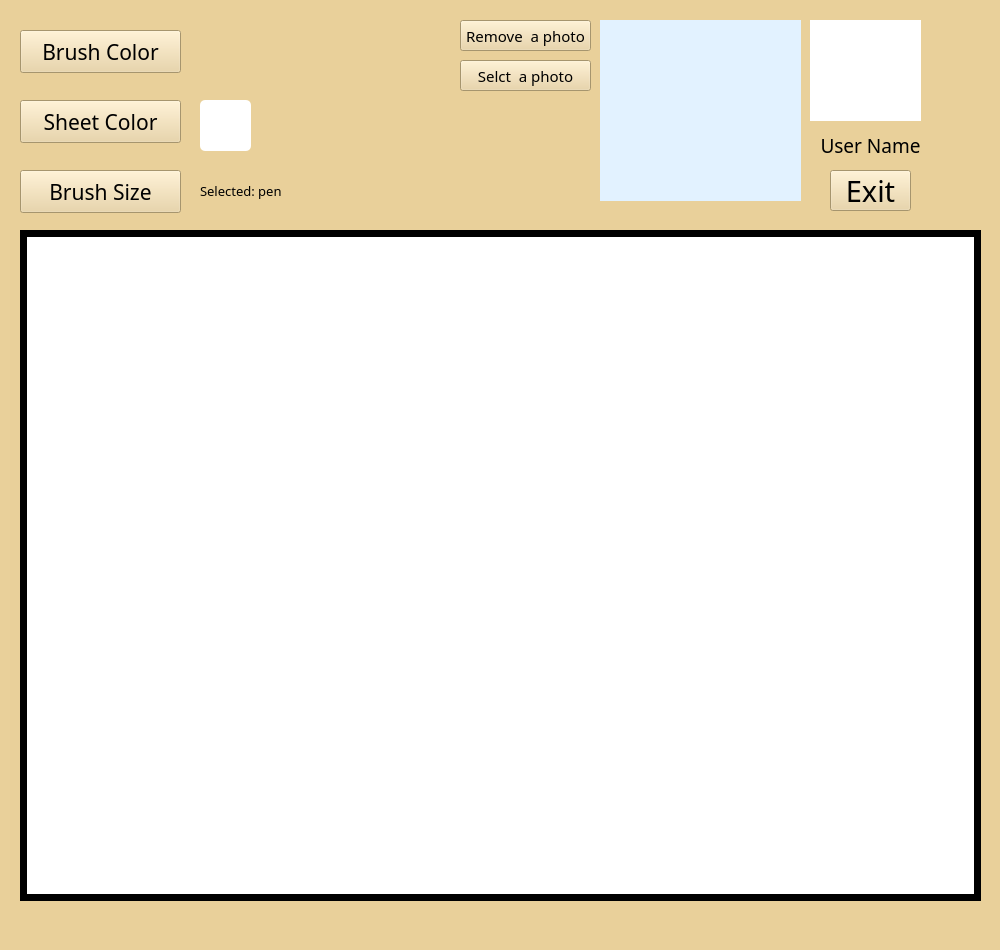
<?xml version="1.0" encoding="UTF-8"?>
<ui version="4.0">
 <class>MiniPicasso</class>
 <widget class="QMainWindow" name="MiniPicasso">
  <property name="geometry">
   <rect>
    <x>0</x>
    <y>0</y>
    <width>1000</width>
    <height>950</height>
   </rect>
  </property>
  <property name="font">
   <font>
    <family>MS Reference Sans Serif</family>
    <pointsize>6</pointsize>
   </font>
  </property>
  <property name="windowTitle">
   <string>MainWindow</string>
  </property>
  <property name="styleSheet">
   <string notr="true">background-color: rgb(233, 208, 154);</string>
  </property>
  <widget class="QWidget" name="centralwidget">
   <widget class="QLabel" name="label">
    <property name="geometry">
     <rect>
      <x>20</x>
      <y>230</y>
      <width>961</width>
      <height>671</height>
     </rect>
    </property>
    <property name="styleSheet">
     <string notr="true">background-color: rgb(255, 255, 255);
border-width: 7px;
border-style: solid;
border-color: &quot;#66421f&quot;</string>
    </property>
    <property name="text">
     <string/>
    </property>
   </widget>
   <widget class="QLabel" name="label_2">
    <property name="geometry">
     <rect>
      <x>810</x>
      <y>20</y>
      <width>111</width>
      <height>101</height>
     </rect>
    </property>
    <property name="styleSheet">
     <string notr="true">alternate-background-color: rgb(255, 255, 255);
background-color: rgb(255, 255, 255);</string>
    </property>
    <property name="text">
     <string/>
    </property>
    <property name="pixmap">
     <pixmap resource="images/res3.qrc">:/images/1640528610_2-abrakadabra-fun-p-serii-chelovek-na-avu-2.jpg</pixmap>
    </property>
    <property name="scaledContents">
     <bool>true</bool>
    </property>
   </widget>
   <widget class="QLabel" name="label_3">
    <property name="geometry">
     <rect>
      <x>800</x>
      <y>130</y>
      <width>141</width>
      <height>31</height>
     </rect>
    </property>
    <property name="font">
     <font>
      <family>Impact</family>
      <pointsize>14</pointsize>
     </font>
    </property>
    <property name="text">
     <string>User Name</string>
    </property>
    <property name="alignment">
     <set>Qt::AlignCenter</set>
    </property>
   </widget>
   <widget class="QPushButton" name="pushButton">
    <property name="geometry">
     <rect>
      <x>830</x>
      <y>170</y>
      <width>81</width>
      <height>41</height>
     </rect>
    </property>
    <property name="font">
     <font>
      <family>Impact</family>
      <pointsize>22</pointsize>
     </font>
    </property>
    <property name="text">
     <string>Exit</string>
    </property>
   </widget>
   <widget class="QPushButton" name="pushButton_4">
    <property name="geometry">
     <rect>
      <x>200</x>
      <y>100</y>
      <width>51</width>
      <height>51</height>
     </rect>
    </property>
    <property name="styleSheet">
     <string notr="true">border-image: url(:/images/eraser.png);
background-color: rgb(255, 255, 255);
border-radius: 5px</string>
    </property>
    <property name="text">
     <string/>
    </property>
   </widget>
   <widget class="QLabel" name="label_4">
    <property name="geometry">
     <rect>
      <x>200</x>
      <y>180</y>
      <width>151</width>
      <height>21</height>
     </rect>
    </property>
    <property name="font">
     <font>
      <family>Impact</family>
      <pointsize>10</pointsize>
     </font>
    </property>
    <property name="text">
     <string>Selected: pen</string>
    </property>
   </widget>
   <widget class="QPushButton" name="pushButton_6">
    <property name="geometry">
     <rect>
      <x>460</x>
      <y>60</y>
      <width>131</width>
      <height>31</height>
     </rect>
    </property>
    <property name="font">
     <font>
      <family>Impact</family>
      <pointsize>11</pointsize>
     </font>
    </property>
    <property name="text">
     <string>Selct  a photo</string>
    </property>
   </widget>
   <widget class="QLabel" name="label_5">
    <property name="geometry">
     <rect>
      <x>600</x>
      <y>20</y>
      <width>201</width>
      <height>181</height>
     </rect>
    </property>
    <property name="styleSheet">
     <string notr="true">background-color: rgb(255, 255, 255);
background-color: rgb(226, 242, 255);</string>
    </property>
    <property name="text">
     <string/>
    </property>
   </widget>
   <widget class="QPushButton" name="pushButton_7">
    <property name="geometry">
     <rect>
      <x>460</x>
      <y>20</y>
      <width>131</width>
      <height>31</height>
     </rect>
    </property>
    <property name="font">
     <font>
      <family>Impact</family>
      <pointsize>11</pointsize>
     </font>
    </property>
    <property name="text">
     <string>Remove  a photo</string>
    </property>
   </widget>
   <widget class="QPushButton" name="pushButton_8">
    <property name="geometry">
     <rect>
      <x>930</x>
      <y>20</y>
      <width>51</width>
      <height>51</height>
     </rect>
    </property>
    <property name="font">
     <font>
      <family>Tw Cen MT Condensed Extra Bold</family>
      <pointsize>12</pointsize>
     </font>
    </property>
    <property name="styleSheet">
     <string notr="true">border-image: url(:/images/MUAUMfTqkco.png);
border-radius: 5px</string>
    </property>
    <property name="text">
     <string/>
    </property>
   </widget>
   <widget class="QPushButton" name="pushButton_2">
    <property name="geometry">
     <rect>
      <x>20</x>
      <y>30</y>
      <width>161</width>
      <height>43</height>
     </rect>
    </property>
    <property name="font">
     <font>
      <family>Impact</family>
      <pointsize>16</pointsize>
     </font>
    </property>
    <property name="text">
     <string>Brush Color</string>
    </property>
   </widget>
   <widget class="QPushButton" name="pushButton_5">
    <property name="geometry">
     <rect>
      <x>20</x>
      <y>100</y>
      <width>161</width>
      <height>43</height>
     </rect>
    </property>
    <property name="font">
     <font>
      <family>Impact</family>
      <pointsize>16</pointsize>
     </font>
    </property>
    <property name="text">
     <string>Sheet Color</string>
    </property>
   </widget>
   <widget class="QPushButton" name="pushButton_3">
    <property name="geometry">
     <rect>
      <x>20</x>
      <y>170</y>
      <width>161</width>
      <height>43</height>
     </rect>
    </property>
    <property name="font">
     <font>
      <family>Impact</family>
      <pointsize>16</pointsize>
     </font>
    </property>
    <property name="text">
     <string>Brush Size</string>
    </property>
   </widget>
  </widget>
  <widget class="QStatusBar" name="statusbar"/>
  <action name="actionSave">
   <property name="text">
    <string>Save</string>
   </property>
  </action>
  <action name="actionClear">
   <property name="text">
    <string>Clear</string>
   </property>
  </action>
 </widget>
 <resources>
  <include location="images/res3.qrc"/>
 </resources>
 <connections/>
</ui>
